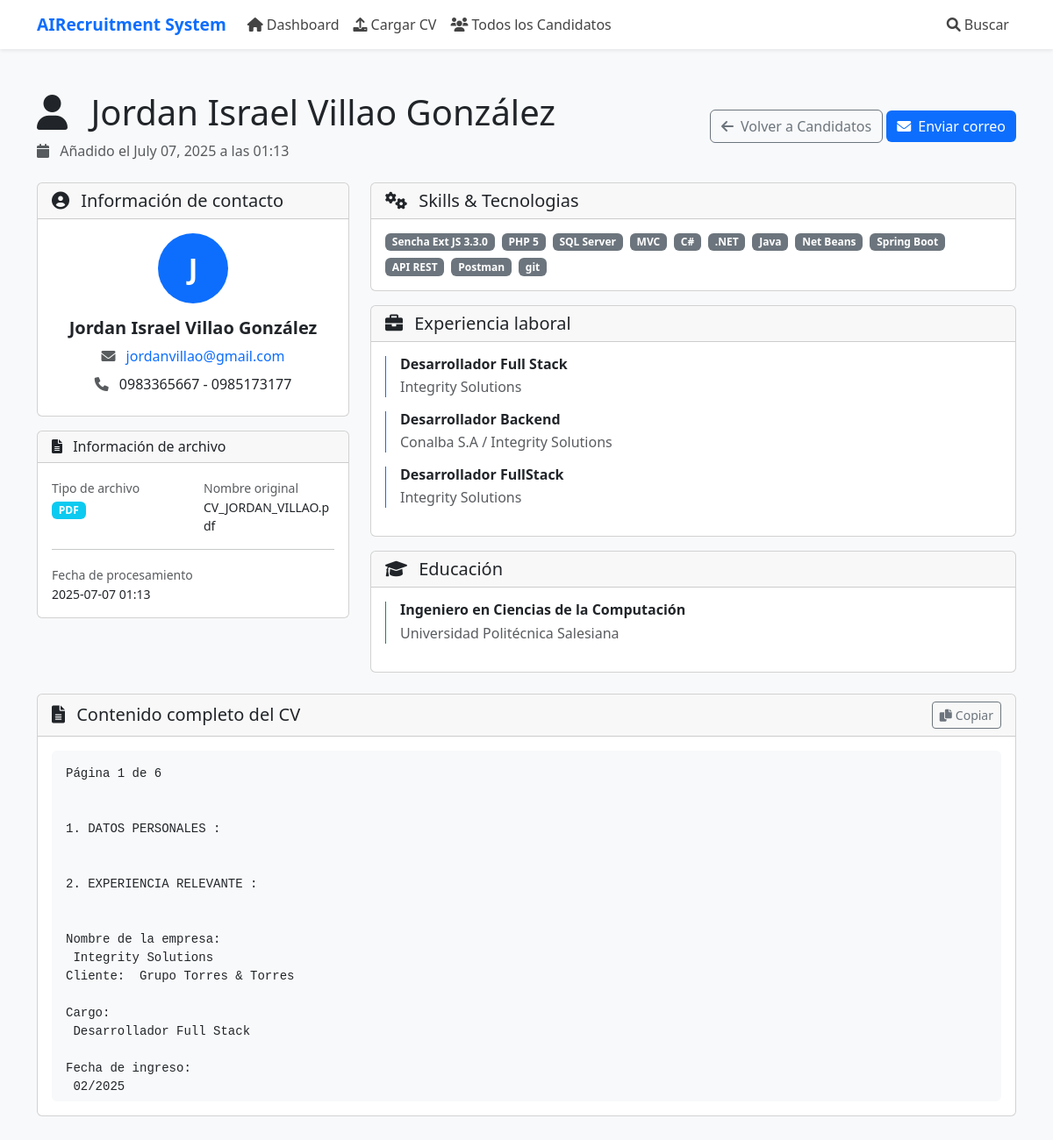
The app's page /candidate/11 with its own data.
### models.py (models this page shows, shortened)
class Candidate(db.Model):
    id = db.Column(db.Integer, primary_key=True)
    name = db.Column(db.String(200), nullable=False)
    email = db.Column(db.String(200))
    phone = db.Column(db.String(50))
    education = db.Column(db.Text)  # JSON string of education details
    experience = db.Column(db.Text)  # JSON string of experience details
    skills = db.Column(db.Text)  # JSON string of skills
    full_text = db.Column(db.Text, nullable=False)  # Complete CV text
    original_filename = db.Column(db.String(255), nullable=False)
    file_type = db.Column(db.String(10), nullable=False)  # pdf, docx, txt
    vision_analysis = db.Column(db.Text)  # JSON string from OpenAI Vision analysis
    text_embedding = db.Column(db.Text)  # JSON array of embedding vector
    languages = db.Column(db.Text)  # JSON string of languages
    certifications = db.Column(db.Text)  # JSON string of certifications
    summary = db.Column(db.Text)  # Professional summary
    created_at = db.Column(db.DateTime, default=datetime.utcnow)
    updated_at = db.Column(db.DateTime, default=datetime.utcnow, onupdate=datetime.utcnow)

### routes.py (the view)
@routes_bp.route('/candidate/<int:candidate_id>')
def view_candidate(candidate_id):
    try:
        candidate = db.session.get(Candidate, candidate_id)
        if not candidate:
            flash('Candidate not found', 'error')
            return redirect(url_for('routes.candidates'))
        return render_template('candidate_detail.html', candidate=candidate)
    except Exception as e:
        logger.error(f"Error fetching candidate {candidate_id}: {str(e)}")
        flash(f'Error fetching candidate: {str(e)}', 'error')
        return redirect(url_for('routes.candidates'))

### app.py (called while the page is built)
@app.template_filter('from_json')
def from_json_filter(value):
    try:
        if isinstance(value, str) and value.strip().startswith('['):
            return json.loads(value)
        return []
    except (json.JSONDecodeError, TypeError, ValueError):
        return []

### templates/candidate_detail.html (shortened to what this page needs)
{% extends "base.html" %}
{% block content %}
{% block extra_css %}
<link rel="stylesheet" href="{{ url_for('static', filename='css/candidates.css') }}">
{% endblock %}
<div class="row">
    <div class="col-12">
       <div class="d-flex flex-column flex-md-row justify-content-between align-items-start align-items-md-center gap-3 mb-4">
            <div>
                <h1 class="display-6">
                    <i class="fas fa-user me-3"></i>
                    {{ candidate.name }}
                </h1>
                <p class="text-muted mb-0">
                    <i class="fas fa-calendar me-2"></i>
                      Añadido el {{ candidate.created_at.strftime('%B %d, %Y a las %H:%M') if candidate.created_at else 'Unknown date' }}
                </p>
            </div>
            <div class="profile-action-buttons">
                <a href="{{ url_for('routes.candidates') }}" class="btn btn-outline-secondary">
                    <i class="fas fa-arrow-left me-2"></i>Volver a Candidatos
                </a>
                {% if candidate.email %}
                    <a href="mailto:{{ candidate.email }}" class="btn btn-primary">
                        <i class="fas fa-envelope me-2"></i>Enviar correo
                    </a>
                {% endif %}
            </div>
        </div>
    </div>
</div>
<div class="row mb-4">
    <div class="col-md-4">
        <div class="card">
            <div class="card-header">
                <h5 class="card-title mb-0">
                    <i class="fas fa-user-circle me-2"></i>
                    Información de contacto
                </h5>
            </div>
            <div class="card-body">
                <div class="text-center mb-3">
                    <div class="bg-primary rounded-circle d-inline-flex align-items-center justify-content-center"
                         style="width: 80px; height: 80px;">
                        <span class="text-white fw-bold fs-2">
                            {{ candidate.name[0] if candidate.name else 'U' }}
                        </span>
                    </div>
                </div>
                <div class="text-center">
                    <h5 class="fw-bold">{{ candidate.name }}</h5>
                    {% if candidate.email %}
                        <div class="mb-2">
                            <i class="fas fa-envelope text-muted me-2"></i>
                            <a href="mailto:{{ candidate.email }}" class="text-decoration-none">
                                {{ candidate.email }}
                            </a>
                        </div>
                    {% endif %}
                    {% if candidate.phone %}
                        <div class="mb-2">
                            <i class="fas fa-phone text-muted me-2"></i>
                            <span>{{ candidate.phone }}</span>
                        </div>
                    {% endif %}
                </div>
            </div>
        </div>
        <div class="card mt-3">
            <div class="card-header">
                <h6 class="card-title mb-0">
                    <i class="fas fa-file-alt me-2"></i>
                    Información de archivo
                </h6>
            </div>
            <div class="card-body">
                <div class="row">
                    <div class="col-6">
                        <small class="text-muted">Tipo de archivo</small>
                        <div>
                            <span class="badge bg-info text-uppercase">
                                {{ candidate.file_type }}
                            </span>
                        </div>
                    </div>
                    <div class="col-6">
                        <small class="text-muted">Nombre original</small>
                        <div class="small">
                            {{ candidate.original_filename if candidate.original_filename else 'Unknown' }}
                        </div>
                    </div>
                </div>
                <hr>
                <div>
                    <small class="text-muted">Fecha de procesamiento</small>
                    <div class="small">
                        {{ candidate.created_at.strftime('%Y-%m-%d %H:%M') if candidate.created_at else 'Unknown' }}
                    </div>
                </div>
            </div>
        </div>
    </div>
    <div class="col-md-8">
        <div class="card mb-3">
            <div class="card-header">
                <h5 class="card-title mb-0">
                    <i class="fas fa-cogs me-2"></i>
                    Skills & Tecnologias
                </h5>
            </div>
            <div class="card-body">
                {% if candidate.skills %}
                    {% set skills_list = candidate.skills|from_json if candidate.skills.startswith('[') else candidate.skills.split(',') %}
                    {% if skills_list %}
                        <div class="d-flex flex-wrap gap-2">
                            {% for skill in skills_list %}
                                <span class="badge bg-secondary">{{ skill|trim }}</span>
                            {% endfor %}
                        </div>
                    {% else %}
                        <p class="text-muted mb-0">No se dispone de información sobre Skill</p>
                    {% endif %}
                {% else %}
                    <p class="text-muted mb-0">No se dispone de información sobre Skill</p>
                {% endif %}
            </div>
        </div>
        <div class="card mb-3">
            <div class="card-header">
                <h5 class="card-title mb-0">
                    <i class="fas fa-briefcase me-2"></i>
                    Experiencia laboral
                </h5>
            </div>
            <div class="card-body">
                {% if candidate.experience %}
                    {% set exp_data = candidate.experience %}
                    {% if exp_data.startswith('[') %}
                        {% set exp_list = exp_data|from_json %}
                        {% if exp_list %}
                            {% for exp in exp_list %}
                                <div class="border-start border-primary ps-3 mb-3">
                                    <h6 class="fw-bold mb-1">{{ exp.title if exp.title else 'Position' }}</h6>
                                    {% if exp.company %}
                                        <p class="text-muted mb-2">{{ exp.company }}</p>
                                    {% endif %}
                                </div>
                            {% endfor %}
                        {% else %}
                            <p class="text-muted mb-0">No se dispone de información sobre la experiencia laboral</p>
                        {% endif %}
                    {% else %}
                        <div class="border-start border-primary ps-3">
                            <p class="mb-0">{{ exp_data }}</p>
                        </div>
                    {% endif %}
                {% else %}
                    <p class="text-muted mb-0">No se dispone de información sobre la experiencia laboral</p>
                {% endif %}
            </div>
        </div>
        <div class="card">
            <div class="card-header">
                <h5 class="card-title mb-0">
                    <i class="fas fa-graduation-cap me-2"></i>
                    Educación
                </h5>
            </div>
            <div class="card-body">
                {% if candidate.education %}
                    {% set edu_data = candidate.education %}
                    {% if edu_data.startswith('[') %}
                        {% set edu_list = edu_data|from_json %}
                        {% if edu_list %}
                            {% for edu in edu_list %}
                                <div class="border-start border-success ps-3 mb-3">
                                   <h6 class="fw-bold mb-1">
                                        {{ edu.degree }}
                                    </h6>
                                    <p class="text-muted mb-2">{{ edu.institution }}</p>
                                </div>
                            {% endfor %}
                        {% else %}
                            <p class="text-muted mb-0">No se dispone de información sobre educación</p>
                        {% endif %}
                    {% else %}
                        <div class="border-start border-success ps-3">
                            <p class="mb-0">{{ edu_data }}</p>
                        </div>
                    {% endif %}
                {% else %}
                    <p class="text-muted mb-0">No se dispone de información sobre educación</p>
                {% endif %}
            </div>
        </div>
    </div>
</div>
<div class="row mt-4">
    <div class="col-12">
        <div class="card">
            <div class="card-header d-flex justify-content-between align-items-center">
                <h5 class="card-title mb-0">
                    <i class="fas fa-file-text me-2"></i>
                    Contenido completo del CV
                </h5>
                <button type="button" class="btn btn-sm btn-outline-secondary" onclick="copyToClipboard(document.getElementById('fullText').textContent)">
                    <i class="fas fa-copy me-1"></i>Copiar
                </button>
            </div>
            <div class="card-body">
                <div class="bg-light p-3 rounded" style="max-height: 400px; overflow-y: auto;">
                    <pre id="fullText" class="mb-0" style="white-space: pre-wrap; word-wrap: break-word;">{{ candidate.full_text }}</pre>
                </div>
            </div>
        </div>
    </div>
</div>
{% endblock %}

### static/css/style.css (style rules this page uses)
body { font-family: "Segoe UI", sans-serif; background-color: #f8f9fa; }
.btn-primary { background-color: #0d6efd; border: none; }

### records on screen
Candidate: name "Jordan Israel Villao González", created_at "July 07, 2025 a las 01:13", name "J", email "jordanvillao@gmail.com", phone "0983365667 - 0985173177", file_type "PDF", original_filename "CV_JORDAN_VILLAO.pdf", created_at "2025-07-07 01:13", full_text "Página 1 de 6 1. DATOS PERSONALES : 2. EXPERIENCIA RELEVANTE : Nombre de la empresa: Integrity Solutions Cliente: Grupo Torres & Torres Cargo: Desarrollador Full Stack Fecha de ingreso: 02/2025…"

### other values on screen
{{ skill|trim }} "Sencha Ext JS 3.3.0" "PHP 5" "SQL Server" "MVC" "C#" ".NET" "Java" "Net Beans" "Spring Boot" "API REST" "Postman" "git"
{{ exp.title if exp.title else 'Position' }} "Desarrollador Full Stack" "Desarrollador Backend" "Desarrollador FullStack"
{{ exp.company }} "Integrity Solutions" "Conalba S.A / Integrity Solutions" "Integrity Solutions"
{{ edu.degree }} "Ingeniero en Ciencias de la Computación"
{{ edu.institution }} "Universidad Politécnica Salesiana"
